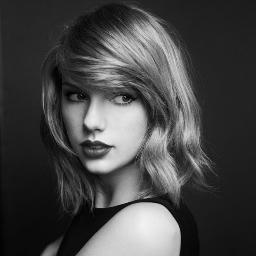
#> input picture Edgedetection_and_CharecterRecognition/data/proj1-task1.jpg, 256 x 256 px, found by its file name
$ jupyter execute --allow-errors sanjay_cvip_p1.ipynb
#> lines starting #> are read from the running program, lines starting #| are printed output that depends on the picture
[cell 1]
import cv2

[cell 2]
import numpy as np

[cell 3]
img = np.random.rand()

[cell 4]
img =np.random.randint(5, size=(4, 4))
img

[cell 5]
img_new = [[1],[2],[2]]
#> (the rest of this cell did not finish here and is left out)

[cell 6]
w= img.shape[0]
h=img.shape[1]
img_new = [[0 for x in range(w+2)] for y in range(h+2)]

[cell 7]
img_new

[cell 8]
for i in range(1,w+1):
    for j in range(1,h+1):
#         if(i==0 or i==w+1 or j==0 or j==h+1):
#             img_new[i][j]=0
#         else:
        img_new[i][j]=img[i-1][j-1]
img_new

#> (a cell that did not finish here is left out)

#> (a cell that did not finish here is left out)

[cell 11]
img = cv2.imread(r"C:\Users\aditya vikram\Desktop\project1\project1\data\proj1-task1.jpg",0)
#> img is the input picture: shape (256, 256); min 0, max 243, mean 68.9
sobel = [[1,0,-1],[2,0,-2],[1,0,-1]]
cv2.imshow("ts",img)
cv2.waitKey(0)
cv2.destroyAllWindows()
sobel =np.asarray(sobel)
def convolve2d(img, kernel):
    """Convolves a given image and a given kernel.

    Steps:
        (1) flips the either the img or the kernel.
        (2) pads the img or the flipped img.
            this step handles pixels along the border of the img,
            and makes sure that the output img is of the same size as the input image.
        (3) applies the flipped kernel to the image or the kernel to the flipped image,
            using nested for loop.

    Args:
        img: nested list (int), image.
        kernel: nested list (int), kernel.

    Returns:
        img_conv: nested list (int), image.
    """
    # TODO: implement this function.
    k_flipped = [[0 for x in range(kernel.shape[0])] for y in range(kernel.shape[1])]
    for i in range(kernel.shape[0]):
        for j in range (kernel.shape[1]):
            k_flipped[i][j]=kernel[kernel.shape[0]-i-1][kernel.shape[1]-j-1]
    print(k_flipped)
    h= img.shape[0]
#> h = 256
    w=img.shape[1]
#> w = 256
    img_pad=[[0 for x in range(h+2)] for y in range(w+2)]
    print(np.shape(img_pad))
#| (258, 258)
    for i in range(1,h+1):
        for j in range(1,w+1):
            img_pad[i][j]=img[i-1][j-1]
#> after the loop, img_pad = 258 items
    k_ht = kernel.shape[0]//2
    k_wd = kernel.shape[1]//2
    #img_conv=[[0 for x in range(img_pad.shape[0])] for y in range(img_pad.shape[1])]
    img_conv = []
    img_conv_elem = []
    m=0
    n=0
    sm=0
    for i in range(0,len(img_pad)-2):
        for j in range(0,len(img_pad)-2):
            m=0
            for k in range(i,i+3):
                for l in range(j,j+3):
                    sm = sm + img_pad[k][l] * k_flipped[m][n]
                    n=n+1
                n = 0
                m=m+1
            img_conv_elem.append(sm)
            sum = 0
        img_conv.append(img_conv_elem)
        img_conv_elem = []
#> after the loop, img_conv = 256 items; sm = 36

    print(np.shape(img_conv))
#| (256, 256)
    #raise NotImplementedError
    return img_conv

[cell 12]
res=convolve2d(img,sobel)
#> res = 256 items

[cell 13]
res =np.asarray(res)
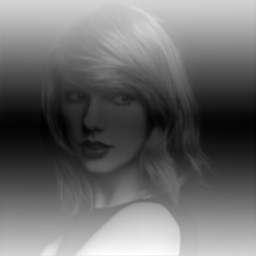
#> res: shape (256, 256) int64; min -6928, max 1584, mean -3312.7; drawn with min black and max white
res

[cell 14]
cv2.imshow("ts",np.asarray(res))
cv2.waitKey(0)
cv2.destroyAllWindows()

[cell 15]
test = np.random.randint(255,size=(6,6))

[cell 16]
test

[cell 17]
t = convolve2d(test,sobel)

[cell 18]
t

[cell 19]
def elmwise_mul(a,b):
    c = []
    for i in range(0,len(a)):
        temp=[]
        for j in range(0,len(a[0])):
            temp.append(a[i][j] * b[i][j])
        c.append(temp)
    return c

# used to flatten multi dimensional array to single dimension to find sum, max, min etc.
def flatten_arr(arr):
    result = []
    for i in range(len(arr)):
        for j in range(len(arr[0])):
            result.append(arr[i][j])
    return result
def conv(img, kernel, kernel_size):
#> called with kernel = array of shape (3, 3), kernel_size = 3
    result = []
    # flips the kernel for convolution
    kernel = kernel[::-1][::-1]
    for i in range(img.shape[0]):
        if i <= img.shape[0] - kernel_size:
            row = []
            for j in range(img.shape[1]):
                if j <= img.shape[1] - kernel_size:
                    # element wise multiplication with kernel and calculates sum and appends to the result
                    img_arr = np.asarray(img[i:i+kernel_size, j:j+kernel_size])
                    temp = elmwise_mul(kernel, img_arr)
                    temp = sum(flatten_arr(temp))
                    row.append(temp)
            result.append(row)
#> after the loop, result = 254 items
    return result

[cell 20]
a=np.asarray(conv(img,sobel,3))
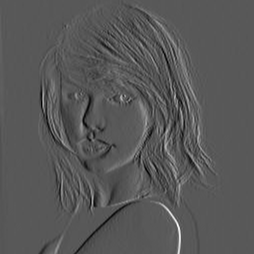
#> a: shape (254, 254) int64; min -412, max 777, mean 0; drawn with min black and max white
a.shape
#> Out = (254, 254)

[cell 21]
cv2.imshow("tr", a)
cv2.waitKey(0)

[cell 22]
print(a[20][80])
#| 17

[cell 23]
def norml(img, flag = False):
#> called with flag = False
    max=0
    min =0
    elem = []
    nor = []
    n = len(img)
#> n = 256
    for i in range(0,n):
        for j in range(0,n):
            if(img[i][j]>max):
                max = img[i][j]
            if(img[i][j]<min):
                min = img[i][j]
#> after the loop, max = 1584; min = -6928
    diff = max - min
#> diff = 8512

    for i in range(0,n):
        for j in range(0,n):
            # Multiplying by 255 here check
            if(flag == False):
                elem.append( ((img[i][j]-min)/diff) * 255 )
            elif(flag == True):
                elem.append( ((img[i][j]-min)/diff))
        nor.append(elem)
        elem = []
#> after the loop, nor = 256 items
    #raise NotImplementedError
    return nor

[cell 24]
n = norml(res)
#> n = 256 items

$ run again, with Edgedetection_and_CharecterRecognition/data/proj1-task2.jpg copied over Edgedetection_and_CharecterRecognition/data/proj1-task1.jpg
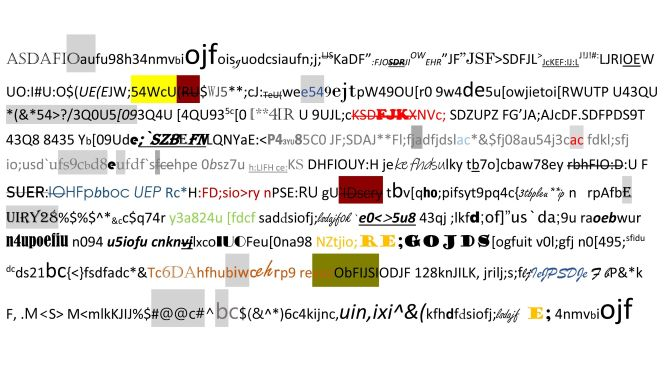
#> input picture Edgedetection_and_CharecterRecognition/data/proj1-task2.jpg, 666 x 374 px, found by its file name
#> `img = cv2.imread(r"C:\Users\aditya vikram\Desktop\project1\project1\da..`:
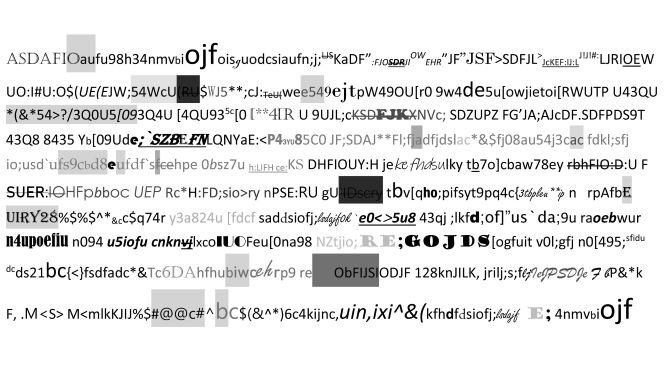
#> img: shape (374, 666); min 0, max 255, mean 230.6
#| (668, 376)
#> after the loop in convolve2d, `for i in range(1,h+1):`: img_pad = 668 items
#> after the loop in conv, `for i in range(img.shape[0]):`: result = 372 items
#> `a=np.asarray(conv(img,sobel,3))`:
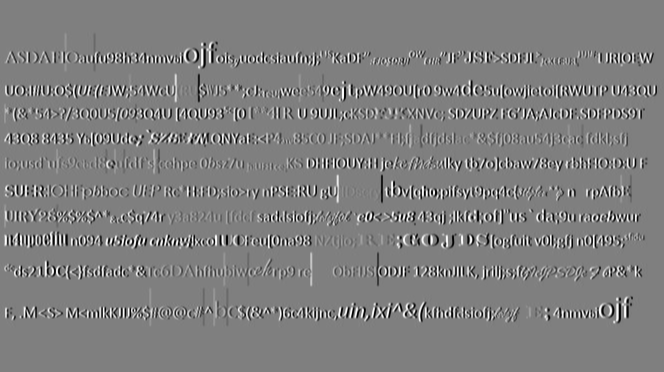
#> a: shape (372, 664) int64; min -1020, max 1019, mean 0; drawn with min black and max white
#| 0
